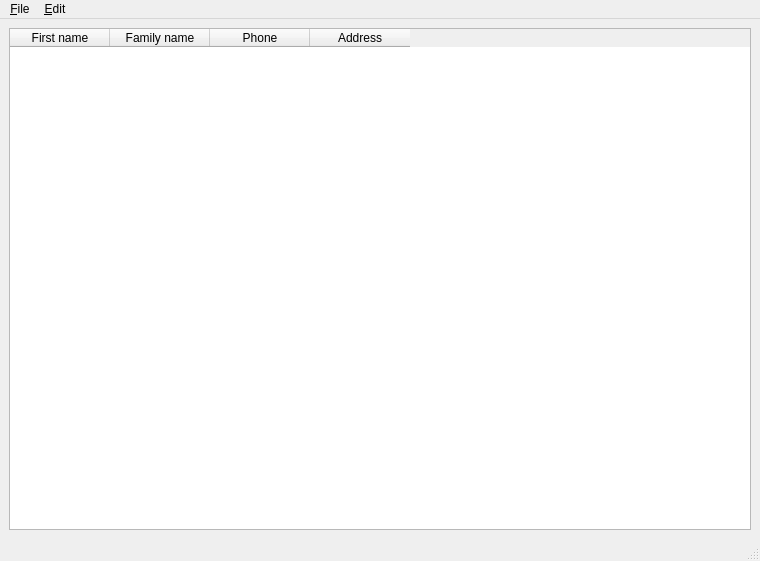
<?xml version="1.0" encoding="UTF-8"?>
<ui version="4.0">
 <class>MainWindow</class>
 <widget class="QMainWindow" name="MainWindow">
  <property name="geometry">
   <rect>
    <x>0</x>
    <y>0</y>
    <width>760</width>
    <height>561</height>
   </rect>
  </property>
  <property name="windowTitle">
   <string>QtErl Address book sample application</string>
  </property>
  <widget class="QWidget" name="centralwidget">
   <layout class="QVBoxLayout" name="verticalLayout">
    <item>
     <widget class="QTableWidget" name="tableWidget">
      <column>
       <property name="text">
        <string>First name</string>
       </property>
      </column>
      <column>
       <property name="text">
        <string>Family name</string>
       </property>
      </column>
      <column>
       <property name="text">
        <string>Phone</string>
       </property>
      </column>
      <column>
       <property name="text">
        <string>Address</string>
       </property>
      </column>
     </widget>
    </item>
   </layout>
  </widget>
  <widget class="QMenuBar" name="menubar">
   <property name="geometry">
    <rect>
     <x>0</x>
     <y>0</y>
     <width>760</width>
     <height>21</height>
    </rect>
   </property>
   <widget class="QMenu" name="menu_File">
    <property name="title">
     <string>&amp;File</string>
    </property>
    <addaction name="actionExit"/>
   </widget>
   <widget class="QMenu" name="menu_Edit">
    <property name="title">
     <string>&amp;Edit</string>
    </property>
    <addaction name="action_Add"/>
    <addaction name="action_Edit"/>
   </widget>
   <addaction name="menu_File"/>
   <addaction name="menu_Edit"/>
  </widget>
  <widget class="QStatusBar" name="statusbar"/>
  <action name="actionExit">
   <property name="text">
    <string>E&amp;xit</string>
   </property>
   <property name="shortcut">
    <string>Ctrl+Q</string>
   </property>
  </action>
  <action name="action_Add">
   <property name="text">
    <string>&amp;Add</string>
   </property>
  </action>
  <action name="action_Edit">
   <property name="text">
    <string>&amp;Edit</string>
   </property>
  </action>
 </widget>
 <resources/>
 <connections>
  <connection>
   <sender>actionExit</sender>
   <signal>triggered()</signal>
   <receiver>MainWindow</receiver>
   <slot>close()</slot>
   <hints>
    <hint type="sourcelabel">
     <x>-1</x>
     <y>-1</y>
    </hint>
    <hint type="destinationlabel">
     <x>399</x>
     <y>299</y>
    </hint>
   </hints>
  </connection>
 </connections>
</ui>
